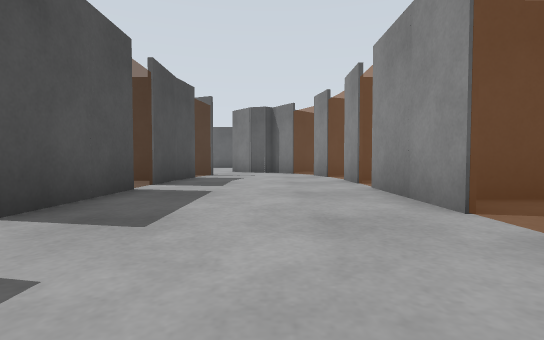
view 1 (above)

24 first-person views from a walk through a Gazebo world. The camera is 0.5 m above the floor, tilts 2° down and sees 85° across. The floor is counted in squares, 1 m on a side. Each view is taken from the middle of a square. On the plan, view 1 faces up. The plan holds only what a view shows up to about 9 squares ahead; the rest is blank. The place goes on beyond the plan. Robots are left out.

view 2
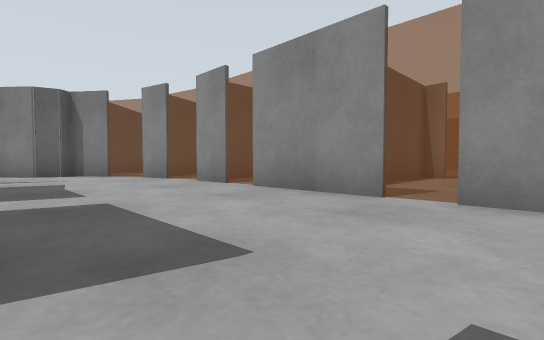

view 3
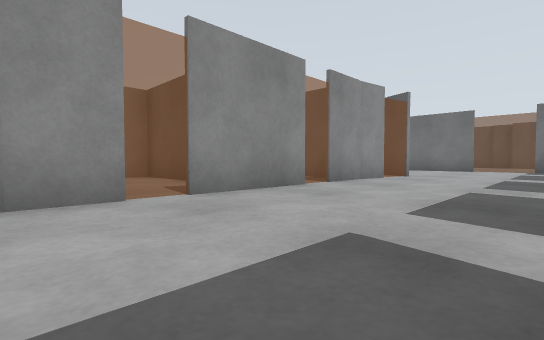

view 4
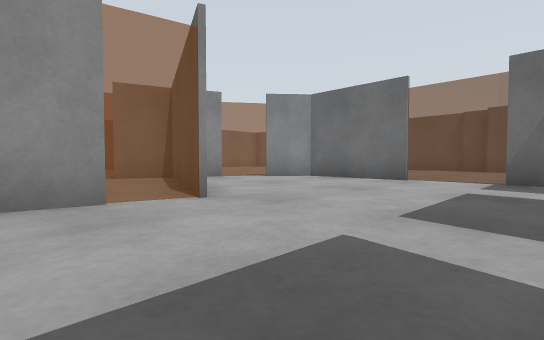

view 5
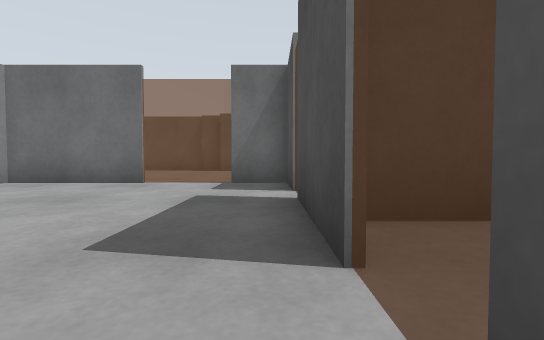

view 6
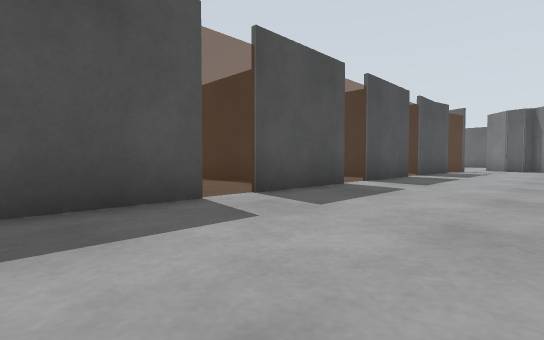

view 7
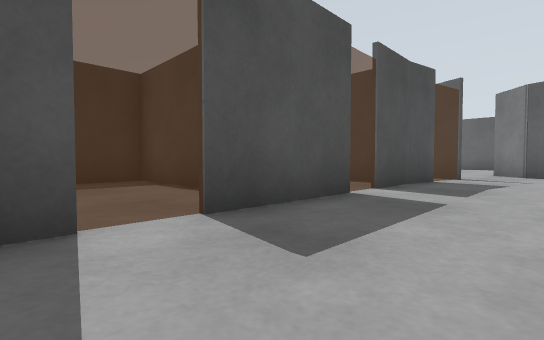

view 8
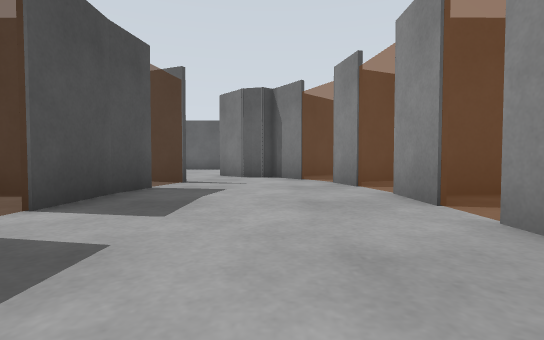

view 9
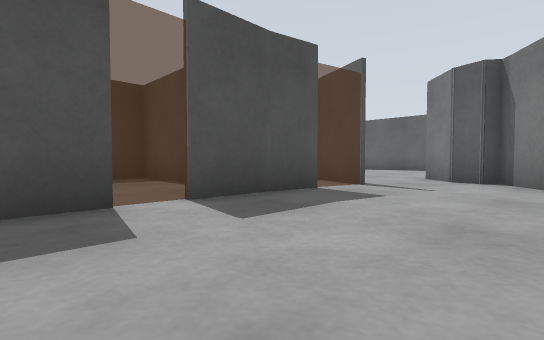

view 10
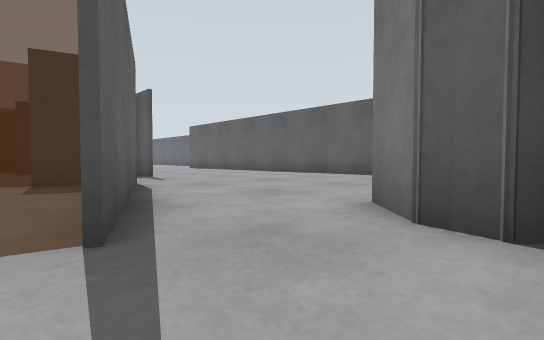

view 11
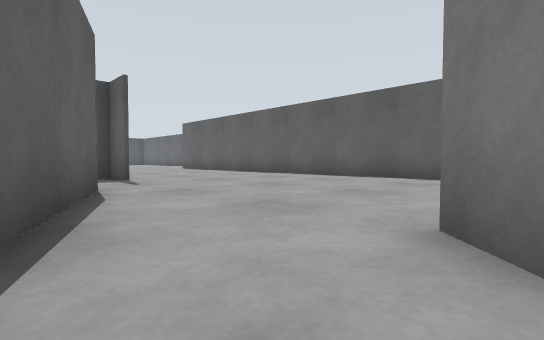

view 12
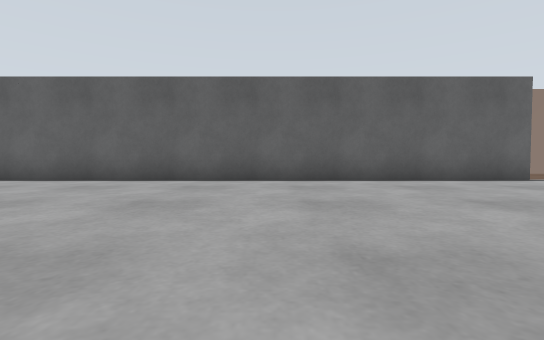

view 13
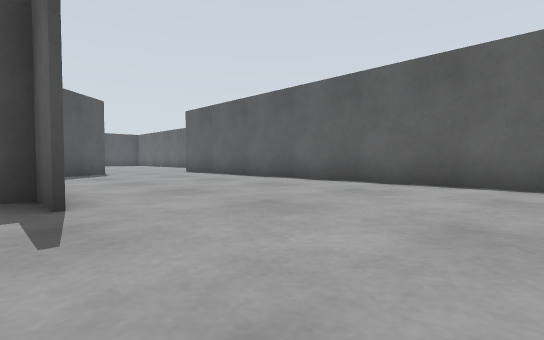

view 14
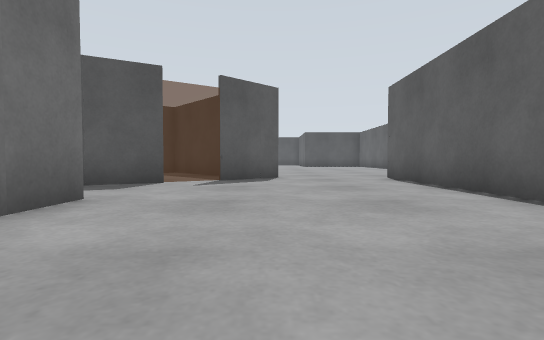

view 15
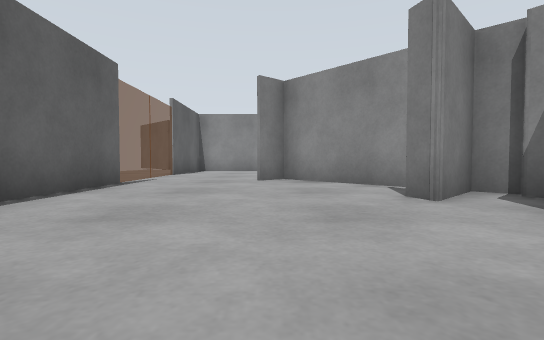

view 16
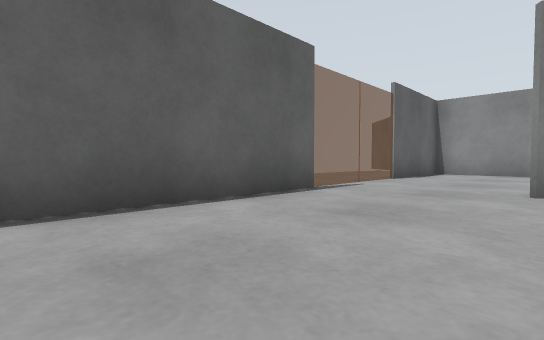

view 17
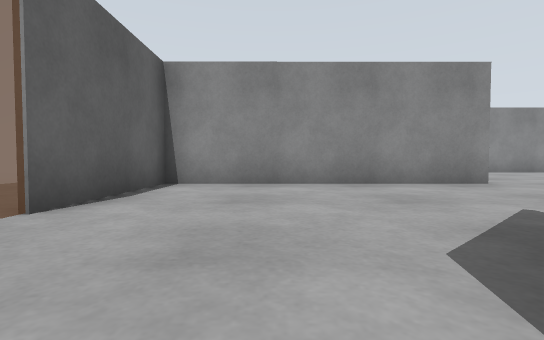

view 18
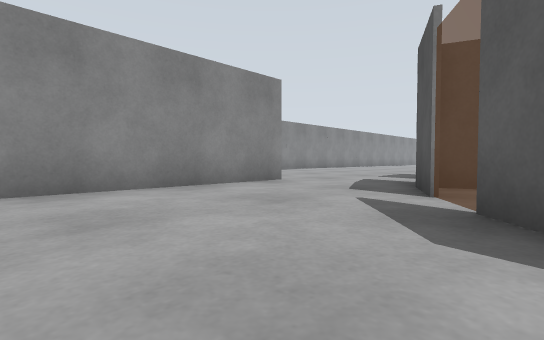

view 19
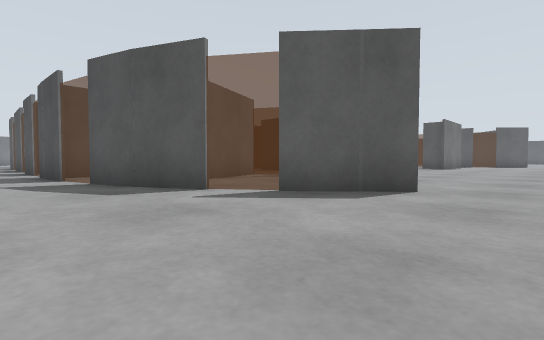

view 20
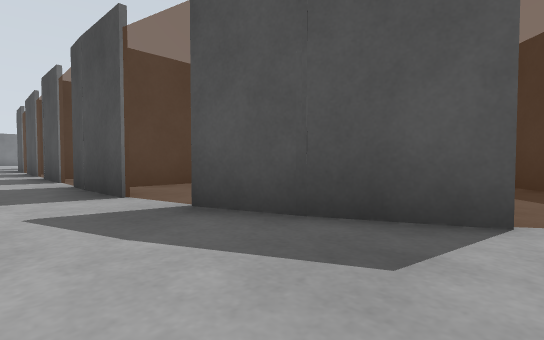

view 21
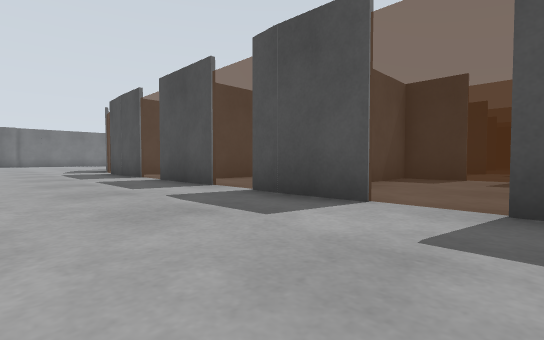

view 22
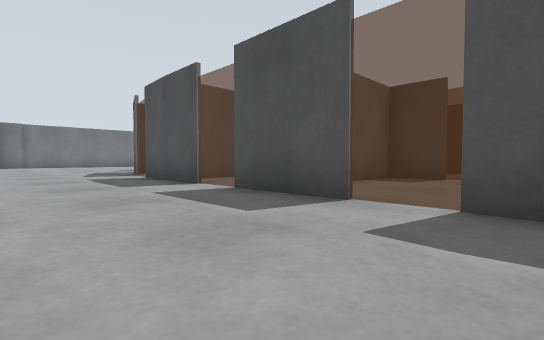

view 23
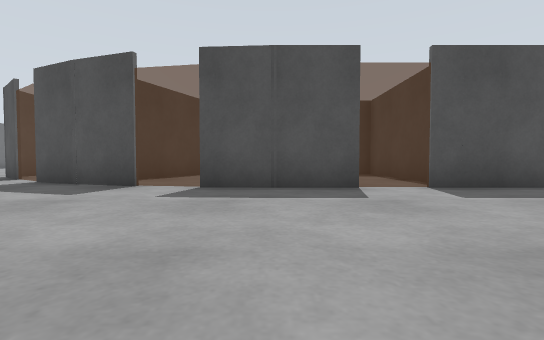

view 24
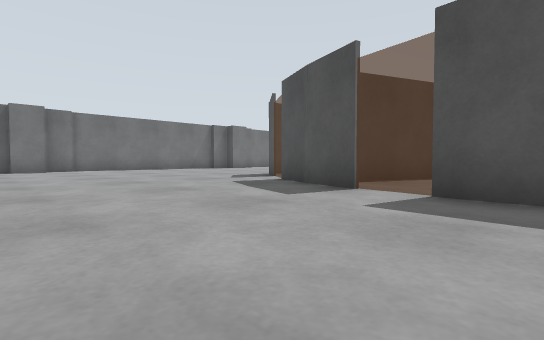

### Floor plan
Points are (right, up) in squares from view 1. A wall is a line through its corners. A room is listed if a view was taken in it or the views show most of it. See-through windows are left out.
Room 1 (views 1, 2, 3, 4, 5, 6, 7, 8, 9, 10, 11)
walls: (1.8, -0.5) (1.8, 1.6); (-2.3, 1.5) (-2.3, -1.1); (-2.3, -1.9) (-2.3, -4.5); (1.8, 2.6) (1.8, 5.4); (1.8, -3.1) (1.8, -1.5); (1.7, -3.6) (1.8, -3); (-2.3, 5.1) (-2.3, 2.4); (-2.3, -5.2) (-2.3, -7.9); (1.8, 6.4) (1.8, 7.4); (-3.9, -6.4) (-2.8, -6.4); (-2.3, 7.4) (-2.3, 5.8); (1.6, 8.5) (1.4, 9.4); (-2.1, 8.4) (-2.3, 7.3); (0.8, -10.3) (3.8, -10.3); (0.8, 10.5) (0, 11.5) (-0.2, 11.3) (-0.8, 11.4); (-2.3, -10.3) (-1.5, -10.3)
ways out: opening at (-2, 11) to room 2; opening at (5, -8) to room 4; opening at (1, 6) to room 6; opening at (-3, 2) to room 8; opening at (-3, -5); opening at (-3, 5); opening at (1, -4); opening at (1, -1)
Room 2 (views 12, 13, 14, 15, 16)
walls: (-6.5, 11.4) (-2.1, 9.6); (-0.8, 11.4) (-1.7, 12.4); (-11.9, 12.6) (-10.5, 12.6); (0.1, 11.3) (3.6, 14.7) (3, 15.4); (0.7, 11.8) (-0.5, 13) (0.1, 13.2); (2.4, 18.2) (-16.4, 18.2); (-16.4, 15.2) (-15, 13.7)
ways out: opening at (-2, 11) to room 1; opening at (2, 16.5) to room 3; opening at (-17, 16.5) to room 4; opening at (-12.5, 12) to room 4; opening at (-7.5, 12) to room 4
Room 3 (views 17, 18, 19, 20)
walls: (3.1, 15.4) (4.6, 13.7); (5.3, 12.7) (6, 11.2); (9.1, 12.5) (9.1, 18.2) (5.6, 18.2)
ways out: opening at (2, 16.5) to room 2; opening at (7.5, 11.5) to room 4; opening at (4, 13) to room 7
Room 4 (views 21, 22, 23, 24)
walls: (-2.3, -8.8) (-2.3, -10.3); (-8.4, 12.5) (-9.5, 12.5) (-9.5, 12.1); (-14.3, 12.6) (-13.7, 11.3); (6.7, -1.4) (6.7, -3); (4.6, -9.4) (3.7, -10.4); (2.9, 10) (2, 9.6); (6.7, -2.9) (6.6, -4.4); (4.7, 7.4) (6.4, 7.4); (5.3, -8.2) (5.5, -7.8); (5.9, -6.9) (6.4, -5.5) (5.9, -7.1); (6.7, 2.1) (6.7, -0.3); (6, -7) (5.4, -8.3); (6.6, 3.2) (6.7, 3.8) (5.5, 3.8); (6.8, 4) (6.7, 3.2); (6.7, 5.4) (6.7, 3.8); (6.7, 9) (6.7, 6.6); (5.9, 11.5) (6.2, 10.5); (9.1, 11.5) (9.1, 12.5)
ways out: opening at (5, -8) to room 1; opening at (-17, 16.5) to room 2; opening at (-12.5, 12) to room 2; opening at (-7.5, 12) to room 2; opening at (7.5, 11.5) to room 3; opening at (6, 3) to room 5; opening at (7, 6) to room 6; opening at (6, -1)
Room 5 (no view inside)
walls: (1.9, 1.6) (1.9, 0.5) (6.6, 0.5) (6.6, 1.1); (5.5, 3.8) (2.5, 3.8)
ways out: opening at (6, 3) to room 4
Room 6 (no view inside)
walls: (3.6, 7.3) (2.1, 7.3); (1.9, 5.4) (1.9, 3.9) (3.8, 3.9)
ways out: opening at (1, 6) to room 1; opening at (7, 6) to room 4
Room 7 (no view inside)
walls: (1.8, 12.8) (1, 12); (2.3, 9.9) (5.6, 11.3)
ways out: opening at (4, 13) to room 3
Room 8 (no view inside)
walls: (-3.1, 3.8) (-7.1, 3.7) (-7.1, 2.4)
ways out: opening at (-3, 2) to room 1
Room 9 (no view inside)
walls: (-6.3, 11.4) (-6.9, 9.6); (-2.1, 9.5) (-3.5, 10.1)

Where each view was taken, in squares from view 1:
view 1: 0 up, 0 right, facing up
view 2: 1 up, 2 left, facing up-right
view 3: 4 up, 2 left, facing down-right
view 4: 3 down, 2 left, facing down-right
view 5: 4 down, 2 left, facing down
view 6: 4 down, 1 right, facing up-left
view 7: 1 up, 0 right, facing up-left
view 8: 3 up, 0 right, facing up
view 9: 4 up, 1 right, facing up-left
view 10: 9 up, 0 right, facing up-left
view 11: 10 up, 1 left, facing up-left
view 12: 11 up, 4 left, facing up
view 13: 12 up, 5 left, facing up-left
view 14: 15 up, 8 left, facing left
view 15: 15 up, 4 left, facing right
view 16: 15 up, 2 left, facing up-right
view 17: 16 up, 3 right, facing right
view 18: 17 up, 4 right, facing down-right
view 19: 17 up, 8 right, facing down-left
view 20: 13 up, 8 right, facing down-left
view 21: 7 up, 10 right, facing down-left
view 22: 4 up, 10 right, facing down-left
view 23: 3 down, 12 right, facing left
view 24: 3 down, 11 right, facing down-left
